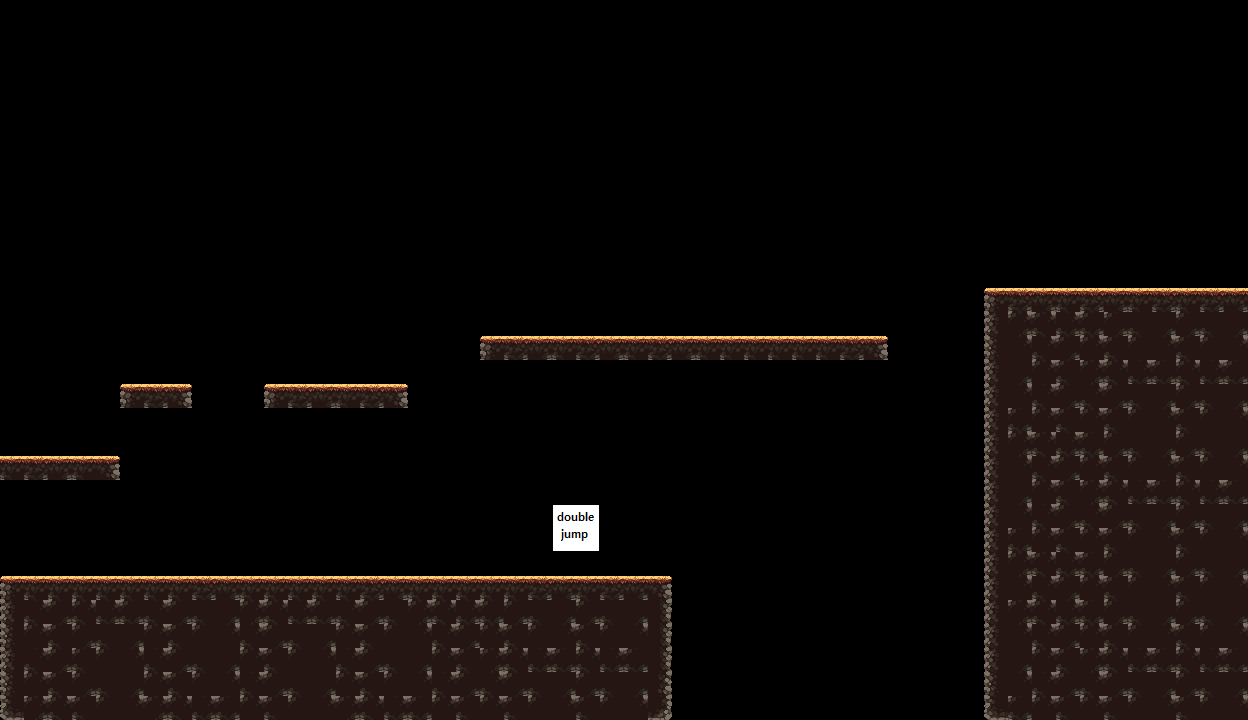

Below is a game level as drawn by its tile map, then a one-line description and the .tmx file that defines it, in full:
An orthogonal 52x30 tile map with 24x24 px tiles, 1 tile layer (Tile Layer 1), 2 tilesets.

<map version="1.10" tiledversion="1.11.0" orientation="orthogonal" renderorder="right-down" width="52" height="30" tilewidth="24" tileheight="24" infinite="0" nextlayerid="2" nextobjectid="1">
 <tileset firstgid="1" source="oak_woods_tileset.tsx" />
 <tileset firstgid="401" name="더블 점프" tilewidth="48" tileheight="48" tilecount="1" columns="1">
  <image source="더블 점프.png" width="48" height="48" />
 </tileset>
 <layer id="1" name="Tile Layer 1" width="52" height="30">
  <data encoding="csv">
0,0,0,0,0,0,0,0,0,0,0,0,0,0,0,0,0,0,0,0,0,0,0,0,0,0,0,0,0,0,0,0,0,0,0,0,0,0,0,0,0,0,0,0,0,0,0,0,0,0,0,0,
0,0,0,0,0,0,0,0,0,0,0,0,0,0,0,0,0,0,0,0,0,0,0,0,0,0,0,0,0,0,0,0,0,0,0,0,0,0,0,0,0,0,0,0,0,0,0,0,0,0,0,0,
0,0,0,0,0,0,0,0,0,0,0,0,0,0,0,0,0,0,0,0,0,0,0,0,0,0,0,0,0,0,0,0,0,0,0,0,0,0,0,0,0,0,0,0,0,0,0,0,0,0,0,0,
0,0,0,0,0,0,0,0,0,0,0,0,0,0,0,0,0,0,0,0,0,0,0,0,0,0,0,0,0,0,0,0,0,0,0,0,0,0,0,0,0,0,0,0,0,0,0,0,0,0,0,0,
0,0,0,0,0,0,0,0,0,0,0,0,0,0,0,0,0,0,0,0,0,0,0,0,0,0,0,0,0,0,0,0,0,0,0,0,0,0,0,0,0,0,0,0,0,0,0,0,0,0,0,0,
0,0,0,0,0,0,0,0,0,0,0,0,0,0,0,0,0,0,0,0,0,0,0,0,0,0,0,0,0,0,0,0,0,0,0,0,0,0,0,0,0,0,0,0,0,0,0,0,0,0,0,0,
0,0,0,0,0,0,0,0,0,0,0,0,0,0,0,0,0,0,0,0,0,0,0,0,0,0,0,0,0,0,0,0,0,0,0,0,0,0,0,0,0,0,0,0,0,0,0,0,0,0,0,0,
0,0,0,0,0,0,0,0,0,0,0,0,0,0,0,0,0,0,0,0,0,0,0,0,0,0,0,0,0,0,0,0,0,0,0,0,0,0,0,0,0,0,0,0,0,0,0,0,0,0,0,0,
0,0,0,0,0,0,0,0,0,0,0,0,0,0,0,0,0,0,0,0,0,0,0,0,0,0,0,0,0,0,0,0,0,0,0,0,0,0,0,0,0,0,0,0,0,0,0,0,0,0,0,0,
0,0,0,0,0,0,0,0,0,0,0,0,0,0,0,0,0,0,0,0,0,0,0,0,0,0,0,0,0,0,0,0,0,0,0,0,0,0,0,0,0,0,0,0,0,0,0,0,0,0,0,0,
0,0,0,0,0,0,0,0,0,0,0,0,0,0,0,0,0,0,0,0,0,0,0,0,0,0,0,0,0,0,0,0,0,0,0,0,0,0,0,0,0,0,0,0,0,0,0,0,0,0,0,0,
0,0,0,0,0,0,0,0,0,0,0,0,0,0,0,0,0,0,0,0,0,0,0,0,0,0,0,0,0,0,0,0,0,0,0,0,0,0,0,0,0,0,0,0,0,0,0,0,0,0,0,0,
0,0,0,0,0,0,0,0,0,0,0,0,0,0,0,0,0,0,0,0,0,0,0,0,0,0,0,0,0,0,0,0,0,0,0,0,0,0,0,0,0,1,196,197,195,196,197,195,196,195,196,197,
0,0,0,0,0,0,0,0,0,0,0,0,0,0,0,0,0,0,0,0,0,0,0,0,0,0,0,0,0,0,0,0,0,0,0,0,0,0,0,0,0,22,211,212,213,214,254,255,256,254,255,256,
0,0,0,0,0,0,0,0,0,0,0,0,0,0,0,0,0,0,0,0,1,196,197,195,196,197,195,196,197,195,195,195,195,195,195,196,4,0,0,0,0,43,277,253,254,274,275,276,277,275,276,277,
0,0,0,0,0,0,0,0,0,0,0,0,0,0,0,0,0,0,0,0,0,0,0,0,0,0,0,0,0,0,0,0,0,0,0,0,0,0,0,0,0,22,256,274,275,211,212,213,214,212,213,214,
0,0,0,0,0,1,196,4,0,0,0,1,196,197,195,196,4,0,0,0,0,0,0,0,0,0,0,0,0,0,0,0,0,0,0,0,0,0,0,0,0,22,277,253,254,253,254,255,256,254,255,256,
0,0,0,0,0,0,0,0,0,0,0,0,0,0,0,0,0,0,0,0,0,0,0,0,0,0,0,0,0,0,0,0,0,0,0,0,0,0,0,0,0,22,214,274,275,274,275,276,277,275,276,277,
0,0,0,0,0,0,0,0,0,0,0,0,0,0,0,0,0,0,0,0,0,0,0,0,0,0,0,0,0,0,0,0,0,0,0,0,0,0,0,0,0,22,211,212,213,214,254,255,256,254,255,256,
195,196,197,195,4,0,0,0,0,0,0,0,0,0,0,0,0,0,0,0,0,0,0,0,0,0,0,0,0,0,0,0,0,0,0,0,0,0,0,0,0,22,277,253,254,274,275,276,277,275,276,277,
0,0,0,0,0,0,0,0,0,0,0,0,0,0,0,0,0,0,0,0,0,0,0,0,0,0,0,0,0,0,0,0,0,0,0,0,0,0,0,0,0,22,256,274,275,211,212,213,214,212,213,214,
0,0,0,0,0,0,0,0,0,0,0,0,0,0,0,0,0,0,0,0,0,0,0,0,0,0,0,0,0,0,0,0,0,0,0,0,0,0,0,0,0,22,277,253,254,253,254,255,256,254,255,256,
0,0,0,0,0,0,0,0,0,0,0,0,0,0,0,0,0,0,0,0,0,0,0,401,0,0,0,0,0,0,0,0,0,0,0,0,0,0,0,0,0,22,214,274,275,274,275,276,277,275,276,277,
0,0,0,0,0,0,0,0,0,0,0,0,0,0,0,0,0,0,0,0,0,0,0,0,0,0,0,0,0,0,0,0,0,0,0,0,0,0,0,0,0,22,211,212,213,214,254,255,256,254,255,256,
1,195,195,195,195,195,195,195,196,197,195,195,195,195,195,196,197,195,195,195,195,195,196,197,195,196,197,4,0,0,0,0,0,0,0,0,0,0,0,0,0,22,277,253,254,274,275,276,277,275,276,277,
22,253,254,212,213,214,253,254,255,256,211,212,213,214,253,254,255,211,212,213,214,254,255,256,254,255,256,25,0,0,0,0,0,0,0,0,0,0,0,0,0,22,211,212,213,214,254,255,256,254,255,256,
43,274,275,254,255,256,274,275,276,277,253,254,255,256,274,275,276,277,253,254,274,275,276,277,275,276,277,25,0,0,0,0,0,0,0,0,0,0,0,0,0,22,277,253,254,274,275,276,277,275,276,277,
22,253,254,275,276,277,253,254,255,256,274,275,276,277,253,254,255,256,274,275,211,212,213,214,212,213,214,25,0,0,0,0,0,0,0,0,0,0,0,0,0,22,256,274,275,211,212,213,214,212,213,214,
43,274,275,254,255,256,274,275,276,277,253,254,255,256,274,275,276,277,253,254,253,254,255,256,254,255,256,46,0,0,0,0,0,0,0,0,0,0,0,0,0,43,277,253,254,253,254,255,256,254,255,256,
64,211,212,275,276,277,211,212,213,214,274,275,276,277,211,212,213,214,274,275,274,275,276,277,275,276,277,67,0,0,0,0,0,0,0,0,0,0,0,0,0,64,214,274,275,274,275,276,277,275,276,277
</data>
 </layer>
</map>
